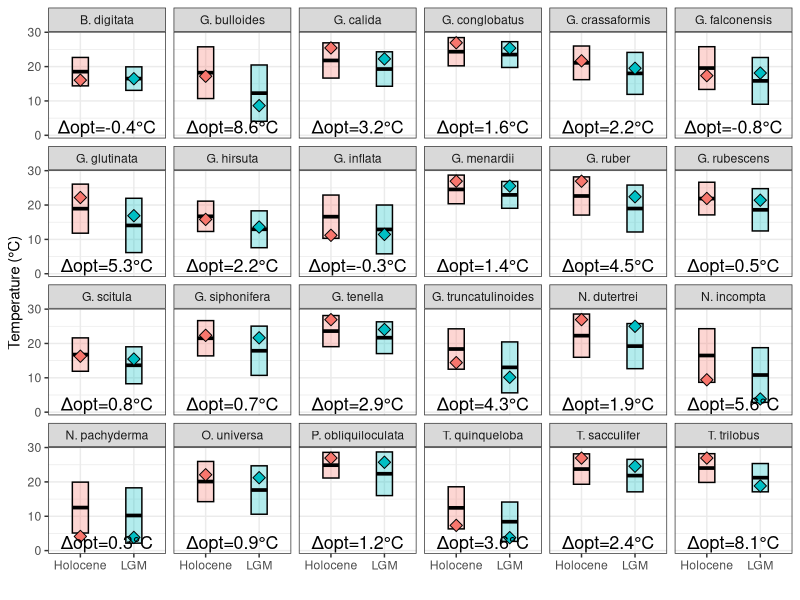

The R script that drew this image:
## This script plots Fig. S9 of Ying et al. (2023)

library(tidyverse)
niche_data <- read_csv("data/niche_hab.csv")

## get only 4 ka and 20 ka
lgm_niche <- niche_data %>% filter(bin %in% c(4, 20))

## change 4 to Holocene and 20 to LGM (note the data is binned every 8 ka)
## which means 4 ka is 0-8 ka and 20 ka is 16-28 ka
lgm_niche$bin <- ifelse(lgm_niche$bin == 4, "Holocene", "LGM")

## only sp occurs in both Holocene and LGM
lgm_niche <- lgm_niche %>% group_by(sp) %>%
  filter(n_distinct(bin) == 2) %>%
  ungroup()

## calculate the optimal temperature difference between Holocene and LGM
lgm_niche <- lgm_niche %>%
    arrange(sp, bin) %>%
  group_by(sp) %>%
  mutate(hol_minus_lgm = lag(pe,n=1,order_by=sp)-pe)%>%
  ungroup()

## plot Holocene and LGM and their error bar

p <- lgm_niche %>%  ggplot(aes(x=bin)) +
  geom_crossbar(aes(y=m, ymin = m - sd, ymax = m + sd, fill=bin),alpha=0.3, width = 0.3)+
  geom_point(aes(y = pe, fill = bin), size = 3, shape=23) +
  labs(x = "", y = "Temperature (°C)") +
  theme_bw() +
  facet_wrap(~sp, nrow=4)+
  theme(legend.position = "none")

## add pe difference in each subplot
p <- p + geom_text(data = lgm_niche %>% distinct(sp, hol_minus_lgm) %>% drop_na(), 
              aes(x=1.5,y = 0.5,
                  label = paste0("Δopt=", round(hol_minus_lgm, 1), "°C"),
                  size = 1, vjust = 0))

## save fig
ggsave("output/figs9.png", p, width = 8, height = 8, units = "in", dpi = 300)
